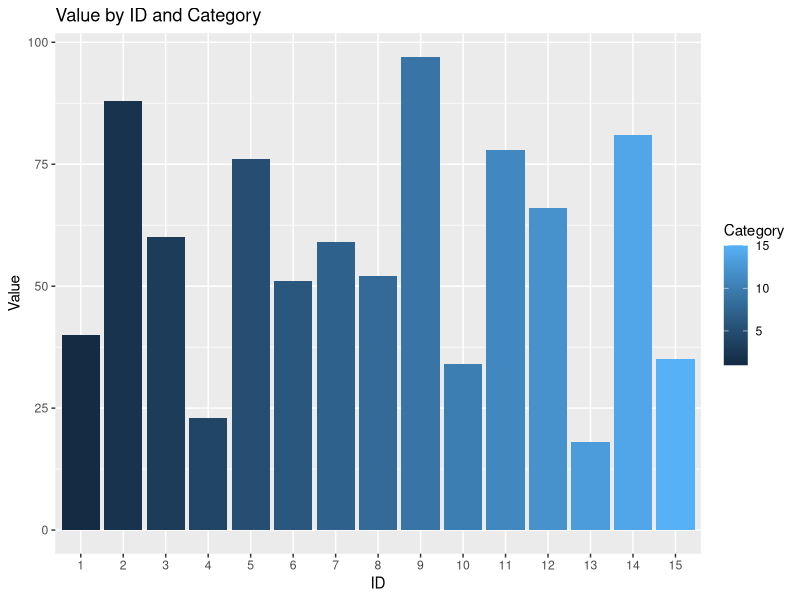

The R script that drew this image:
# demo R script

# load libraries
library(ggplot2)

# create fake data
set.seed(123)
df <- data.frame(
  ID = 1:15,
  Category = rep(c("A", "B", "C"), each = 5),
  Value = sample(10:100, 15)
)

# make plot
ggplot(df, aes(x = factor(ID), y = Value, fill = ID)) +
  geom_bar(stat = "identity", position = "dodge") +
  labs(
    title = "Value by ID and Category",
    x = "ID",
    y = "Value",
    fill = "Category"
  )
